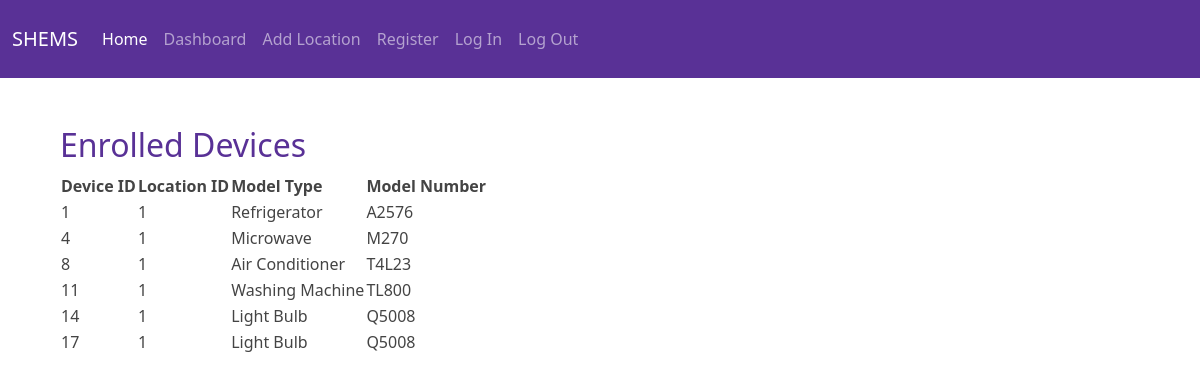
/devices/1 (signed in), run on an earlier commit of the app's database.
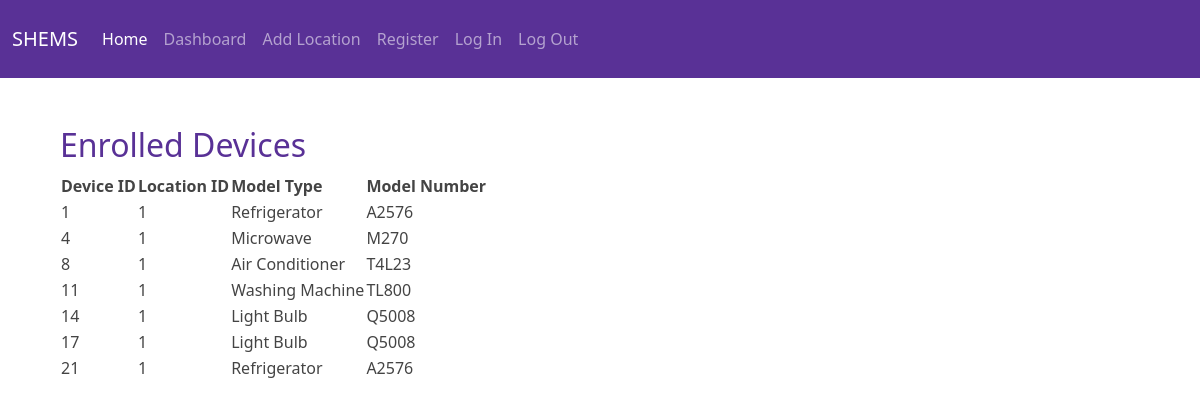
And on a later commit of the database.
### tables this page shows
CREATE TABLE EnrolledDevice (
               DeviceID INT(5) PRIMARY KEY,
               LocationID INT(5) NOT NULL,
               ModelID INT(5) NOT NULL,
               d_hidden BOOLEAN NOT NULL,
               FOREIGN KEY (LocationID) REFERENCES ServiceLocation(LocationID),
               FOREIGN KEY (ModelID) REFERENCES DeviceModel(ModelID));

CREATE TABLE DeviceModel (
               ModelID INT(5) PRIMARY KEY,
               model_type VARCHAR(20) NOT NULL,
               model_number VARCHAR(20) NOT NULL,
               other_details VARCHAR(200) NOT NULL);

### app.py (the view)
@app.route('/devices/<int:location_id>')
def devices(location_id):
    if 'user_id' in session:
        connection = get_db_connection()
        cursor = connection.cursor()
        enrolled_devices = cursor.execute(
            'SELECT ed.*, dm.model_type, dm.model_number FROM EnrolledDevice ed '
            'JOIN DeviceModel dm ON ed.ModelID = dm.ModelID '
            'WHERE LocationID = ?',
            (location_id,)
        ).fetchall()
        connection.close()
        return render_template('devices.html', enrolled_devices=enrolled_devices)
    else:
        return redirect(url_for('login'))

### app.py (called while the page is built)
def get_db_connection():
    connection = sqlite3.connect('shems.db')
    connection.row_factory = sqlite3.Row
    return connection

### templates/devices.html (shortened to what this page needs)
{% extends 'base.html' %}
{% block content %}
<div class="container mt-5 ms-5">
  <h2 class="text-primary">Enrolled Devices</h2>
  {% if enrolled_devices %}
  <div class="col-6 mb-3">
    <table>
      <thead>
        <tr>
          <th>Device ID</th>
          <th>Location ID</th>
          <th>Model Type</th>
          <th>Model Number</th>
        </tr>
      </thead>
      <tbody>
        {% for device in enrolled_devices %}
          <tr>
            <td>{{ device.DeviceID }}</td>
            <td>{{ device.LocationID }}</td>
            <td>{{ device.model_type }}</td>
            <td>{{ device.model_number }}</td>
          </tr>
        {% endfor %}
      </tbody>
    </table>
  </div>
  {% else %}
    <p>No enrolled devices found for this location.</p>
  {% endif %}
</div>
{% endblock %}

What changed in the data, as far as the page shows it:
added EnrolledDevice: DeviceID "21", LocationID "1", model_type "Refrigerator", model_number "A2576"
